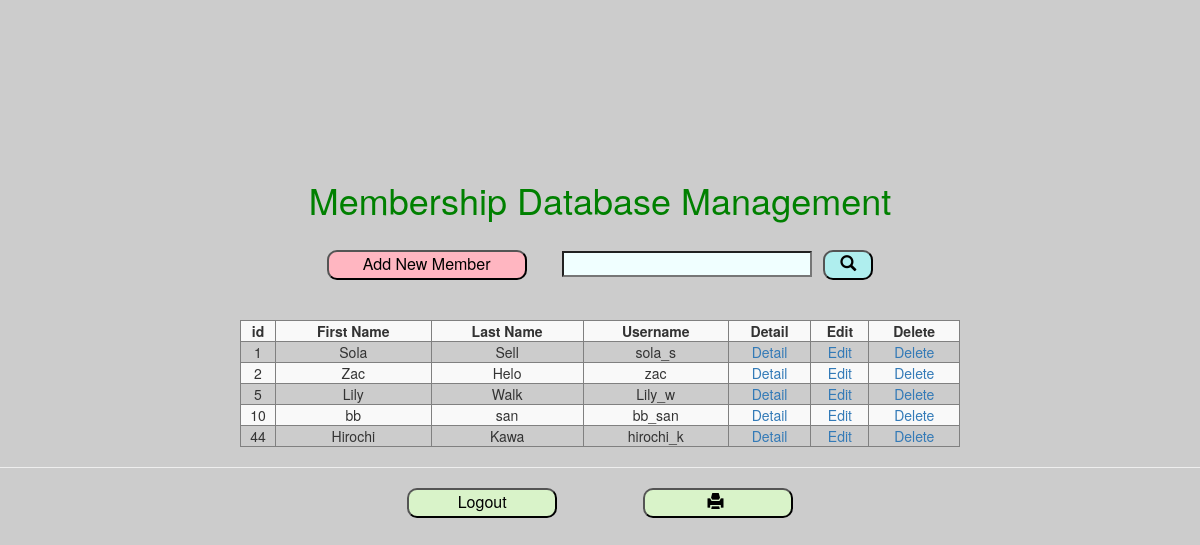
The page /member.php on the database its author committed.
### tables this page shows
CREATE TABLE `tbmember` (
  `mem_id` int(10) NOT NULL,
  `fname` varchar(20) NOT NULL,
  `lname` varchar(20) NOT NULL,
  `username` varchar(20) NOT NULL,
  `password` varchar(20) NOT NULL,
  `email` varchar(30) NOT NULL,
  `tel` varchar(10) NOT NULL,
  `address` varchar(50) NOT NULL
);

### member.php (the view, shortened to what this page needs)
<!DOCTYPE html>
<html lang="en">
<head>
<link rel="stylesheet" href="https://maxcdn.bootstrapcdn.com/bootstrap/3.4.1/css/bootstrap.min.css">
</head>
<center>
<body>
    <h1>Membership Database Management</h1><br>
    <?php
        $strKeyword = null;
    ?>
    <table class="table-striped">
        <tr>
            <button class="add" onclick="document.location='add.html'">Add New Member</button>
                <form method="get" name="fsearch">
                        <input type="text" name="_txtKeyword" value="<?php echo $strKeyword; ?>" > &nbsp;&nbsp
                        <button class="search" type="submit" > <span class = "glyphicon glyphicon-search" ></span></button>
                </form>
        </tr>
    </table> <br><br>
    <?php
        include("conn.php");
        $sqli="SELECT * FROM tbmember WHERE fname like '".$strKeyword."%'";
        $result = mysqli_query($conn,$sqli);
    ?>
    <table border="1" class="table-striped" >
        <tr>
            <th><center>id</center></th>
            <th><center>First Name</center></th>
            <th><center>Last Name</center></th>
            <th><center>Username</center></th>
            <th><center>Detail</center></th>
            <th><center>Edit</center></th>
            <th><center>Delete</center></th>
        </tr>
        <?php
            while($row=mysqli_fetch_assoc($result)){
                $idn=$row["mem_id"];
        ?>
        <tr>
            <td><center><?php echo $row["mem_id"];?></center></td>
            <td><center><?php echo $row["fname"];?></center></td>
            <td><center><?php echo $row["lname"];?></center></td>
            <td><center><?php echo $row["username"];?></center></td>
            <td><center>
               <?php echo " <a href='detail.php?id=$idn'>Detail</a>";?></center>
            </td>
            <td><center>
                <?php echo "<a href='edit.php?id=$idn'>Edit</a>";?></center>
            </td>
            <td><center>
                <?php echo "<a href='del.php?id=$idn'>Delete</a>";?></center>
            </td>
        </tr>
    <?php
        }
    ?>
    </table>
    <hr>
        <button onclick="document.location='logout.php'">Logout</button>
        <button type="button" id=print onclick="window.print();">&nbsp<span class="glyphicon glyphicon-print" ></span> &nbsp </button>
</body>
</center>
</html>

### member.php (style rules this page uses)
button { width: 150px; height: 30px; background-color: rgb(217, 243, 201); border-radius: 10px; font-size: 16px; color: black; }
button.add { width: 200px; background-color: #FFB6C1; }
button.search { width: 50px; background-color: #AFEEEE; }
input { width: 250px; background-color: #F0FFFF; }
body { margin-top: 15%; background-image: url("https://powerpointboy.com/wp-content/uploads/2019/02/mail-sub-bg.png"); background-color: #cccccc; }
h1 { color: Green; }
table { width: 60%; }

### rows shown on the page
tbmember: mem_id "1", fname "Sola", lname "Sell", username "sola_s"
tbmember: mem_id "2", fname "Zac", lname "Helo", username "zac"
tbmember: mem_id "5", fname "Lily", lname "Walk", username "Lily_w"
tbmember: mem_id "10", fname "bb", lname "san", username "bb_san"
tbmember: mem_id "44", fname "Hirochi", lname "Kawa", username "hirochi_k"
